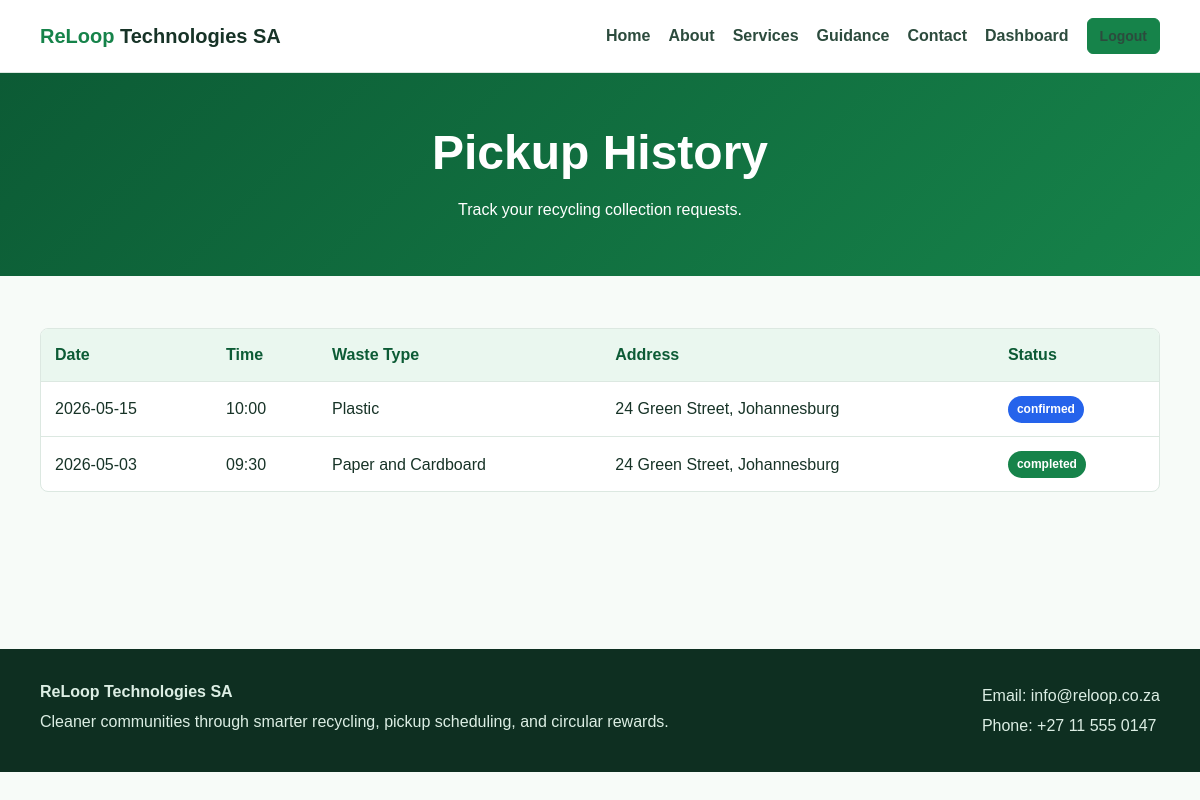
Page /pickup_history.php (signed in) on the committed database.
### tables this page shows
CREATE TABLE pickups (
    pickupID INT AUTO_INCREMENT PRIMARY KEY,
    userID INT NOT NULL,
    agentID INT NULL,
    scheduledDate DATE NOT NULL,
    scheduledTime TIME NOT NULL,
    wasteType VARCHAR(100) NOT NULL,
    address VARCHAR(150) NOT NULL,
    status ENUM('pending','confirmed','completed','cancelled') DEFAULT 'pending',
    createdAt DATETIME DEFAULT CURRENT_TIMESTAMP,
    FOREIGN KEY (userID) REFERENCES users(userID) ON DELETE CASCADE,
    FOREIGN KEY (agentID) REFERENCES agents(agentID) ON DELETE SET NULL
);

### includes/db.php (called while the page is built, shortened)
<?php
function e($value) {
    return htmlspecialchars((string)$value, ENT_QUOTES, 'UTF-8');
}
?>

### pickup_history.php (the view, shortened to what this page needs)
<?php
require_once __DIR__ . '/includes/auth.php';
$stmt = $pdo->prepare('SELECT * FROM pickups WHERE userID = ? ORDER BY scheduledDate DESC, scheduledTime DESC');
$stmt->execute([current_user_id()]);
$pickups = $stmt->fetchAll();
include __DIR__ . '/includes/header.php';
?>
<section class="page-hero compact"><h1>Pickup History</h1><p>Track your recycling collection requests.</p></section>
<section class="section">
    <div class="table-wrap">
        <table>
            <thead><tr><th>Date</th><th>Time</th><th>Waste Type</th><th>Address</th><th>Status</th></tr></thead>
            <tbody>
            <?php foreach ($pickups as $pickup): ?>
                <tr>
                    <td><?= e($pickup['scheduledDate']) ?></td>
                    <td><?= e(substr($pickup['scheduledTime'], 0, 5)) ?></td>
                    <td><?= e($pickup['wasteType']) ?></td>
                    <td><?= e($pickup['address']) ?></td>
                    <td><span class="badge <?= e($pickup['status']) ?>"><?= e($pickup['status']) ?></span></td>
                </tr>
            <?php endforeach; ?>
            </tbody>
        </table>
    </div>
</section>
<?php include __DIR__ . '/includes/footer.php'; ?>

### assets/css/style.css (style rules this page uses)
:root { --green: #16834a; --green-dark: #0c5b35; --mint: #eaf7ef; --lime: #b6e15a; --ink: #173327; --muted: #66746d; --line: #dce8e1; --white: #ffffff; --danger: #c0392b; --warning: #b7791f; --info: #2563eb; }
* { box-sizing: border-box; }
body { margin: 0; font-family: Arial, Helvetica, sans-serif; color: var(--ink); background: #f7fbf8; line-height: 1.6; }
.hero h1, .page-hero h1 { margin: 0 0 18px; font-size: 48px; line-height: 1.08; letter-spacing: 0; }
.page-hero { padding: 70px 24px; background: linear-gradient(135deg, var(--green-dark), var(--green)); color: var(--white); text-align: center; }
.page-hero.compact { padding: 54px 24px; }
.page-hero p { max-width: 720px; margin: 0 auto; }
.section { max-width: 1160px; margin: 0 auto; padding: 52px 20px; }
.table-wrap { overflow-x: auto; background: var(--white); border: 1px solid var(--line); border-radius: 8px; }
table { width: 100%; border-collapse: collapse; min-width: 720px; }
th, td { padding: 13px 14px; border-bottom: 1px solid var(--line); text-align: left; vertical-align: middle; }
th { background: var(--mint); color: var(--green-dark); }
tr:last-child td { border-bottom: 0; }
.badge { display: inline-block; padding: 4px 9px; border-radius: 999px; font-size: 12px; font-weight: 700; color: var(--white); background: var(--muted); }
.badge.confirmed { background: var(--info); }
.badge.completed { background: var(--green); }

### rows in the picture
pickups: scheduledDate "2026-05-15", scheduledTime "10:00", wasteType "Plastic", address "24 Green Street, Johannesburg", status "confirmed"
pickups: scheduledDate "2026-05-03", scheduledTime "09:30", wasteType "Paper and Cardboard", address "24 Green Street, Johannesburg", status "completed"
